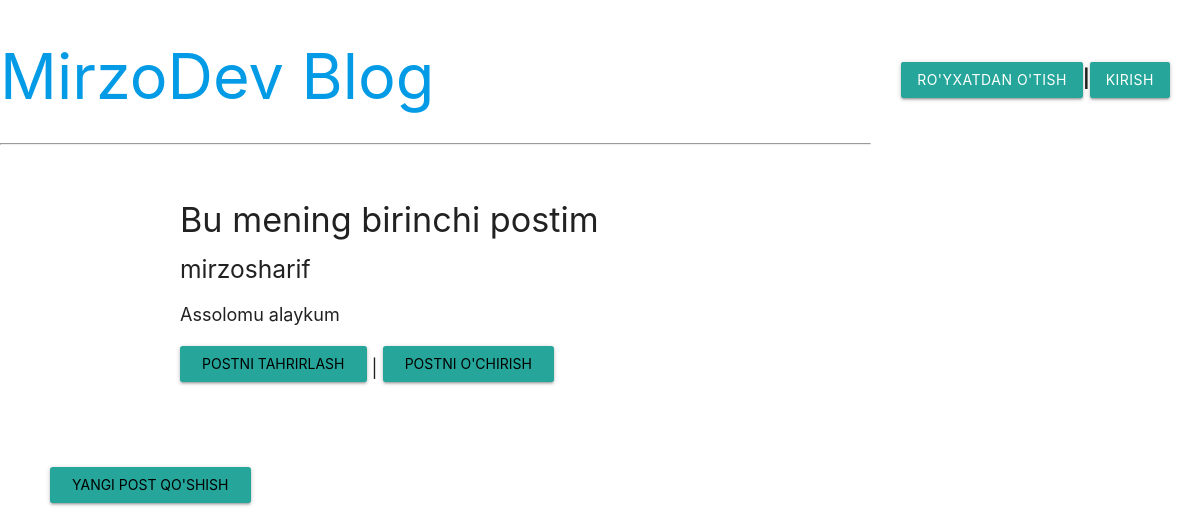
/post/5/, run on the app's committed database.
### blog/models.py (models this page shows, shortened)
class Post(models.Model):
    title = models.CharField(max_length=200)
    author = models.ForeignKey(
        'auth.User',
        on_delete=models.CASCADE
    )
    body = models.TextField()

### blog/views.py (the view)
# urls.py: path('post/<int:pk>/',BlogDetailView.as_view(),name='post_detail'),
class BlogDetailView(DetailView):
    model = Post
    template_name = "post_detail.html"

### templates/post_detail.html
{% extends 'base.html' %}
{% block content %}
    <div class="post-entry">
        <h4>{{post.title}}</h4>
        <h5>{{post.author}}</h5>
        <p>{{post.body}}</p>
    </div>
<p><a href="{% url 'post_edit' post.pk %}"> <input type="button" value="Postni tahrirlash" class="waves-effect waves-light btn"></a> |
<a href="{% url 'post_del' post.pk %}"><input type="button" value="Postni O'chirish" class="waves-effect waves-light btn"></a></p>
{% endblock content %}

### data on the page
Post: title "Bu mening birinchi postim", author "mirzosharif", body "Assolomu alaykum"
